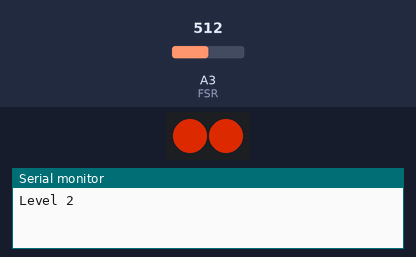
Recording of a sketch running on a simulated Arduino Nano, built with avr-gcc and run on an emulated ATmega328P. Shown: 2 RGB LEDs in strip order, left to right, the last lines printed to the serial monitor. The inputs (shaded band) are chosen by the test bench; at power-on: A3 (FSR) = 512. Dim RGB values are drawn brighter than linear; the audio player accepts every command and is not drawn.

Above: at 3.2 s.
3.3 s: A3 (FSR) set to 900
At 3.7 s:
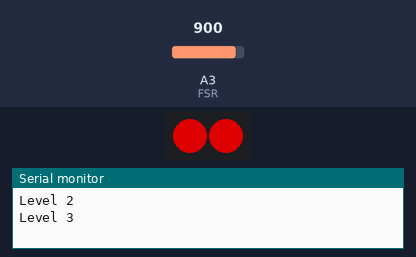
4.8 s: A3 (FSR) set to 76
6.3 s: A3 (FSR) set to 65
At 6.9 s:
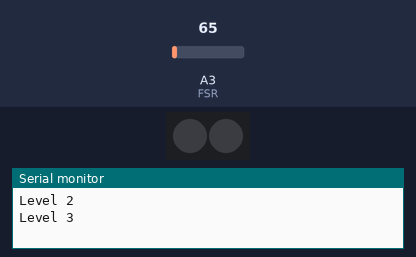
7.8 s: A3 (FSR) set to 94
9.3 s: A3 (FSR) set to 104
At 10.8 s:
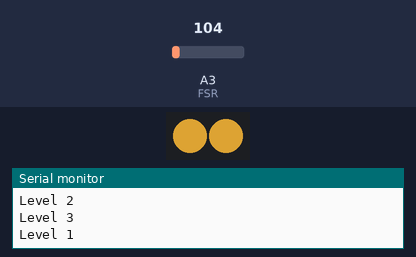
Timing chart, 0 to 11.8 s (numbered marks = the images above; inputs shaded):
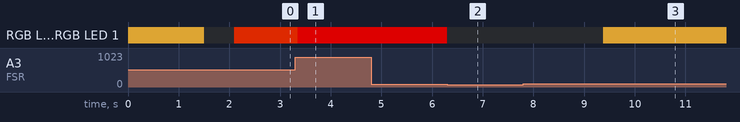

The sketch:

PumpkinLevels.ino
```cpp
// 3-level version: Arduino Nano + DFPlayer Mini + 2 NeoPixels.
// Harder presses play a higher-pitched, louder scream and shift the pixels from
// light yellow to dark red. The scream only plays while pressed and cuts out on release.
// SD card: /mp3/0001.mp3 (level 1) to /mp3/0003.mp3 (level 3), made by tools/make_scream_mp3s.py.

#include <DFRobotDFPlayerMini.h>
#include <SoftwareSerial.h>
#include <Adafruit_NeoPixel.h>

#define FSR A3
#define PIXEL_PIN 2
#define NUM_PIXELS 2

// Set to true and open the Serial Monitor (9600 baud) to see raw FSR readings while tuning.
#define CALIBRATE false

// Raw analogRead() value needed to reach scream level 1, 2 and 3
// (FSR fed from 5V with a 3.3k pull-down). Retune with CALIBRATE.
const int LEVEL_THRESHOLD[3] = {100, 400, 750};
// Below this the press counts as released and the scream cuts out.
const int RELEASE_THRESHOLD = 70;
// DFPlayer volume (0-30) for each level.
const byte LEVEL_VOLUME[3] = {25, 27, 30};
// Pixel colour at each level, blended in between: light yellow, orange, dark red.
const byte LEVEL_COLOR[3][3] = {{255, 190, 60}, {255, 70, 0}, {255, 0, 0}};
const byte PIXEL_BRIGHTNESS = 150;

// Squeezing harder mid-scream restarts it at the higher level (it never drops back down).
const bool ESCALATE = true;
// How long a new press gets to reach its peak before a level is picked, so a hard
// slap goes straight to level 3 instead of starting at level 1.
const unsigned long ATTACK_MS = 40;
// Shortest gap between restarts while escalating, so the DFPlayer isn't flooded with commands.
const unsigned long MIN_SWITCH_MS = 150;

SoftwareSerial mySerial(8, 9);
DFRobotDFPlayerMini myDFPlayer;
Adafruit_NeoPixel pixels(NUM_PIXELS, PIXEL_PIN, NEO_GRB + NEO_KHZ800);
byte level;  // 0 = quiet, 1-3 = screaming at that level
byte currentVolume;
unsigned long levelStartedAt;
unsigned long lastPrint;
uint32_t shownColor;

void setup() {
  level = 0;
  pinMode(FSR, INPUT);
  pixels.begin();
  pixels.setBrightness(PIXEL_BRIGHTNESS);
  pixels.show();
  shownColor = 0;
  Serial.begin(9600);
  mySerial.begin(9600);

  // On battery the DFPlayer powers up together with the Nano and needs a moment to
  // read the SD card. Glow light yellow meanwhile so you can see it's switched on.
  showColor(colorFor(0));
  delay(1500);
  showColor(0);

  if (!myDFPlayer.begin(mySerial, /*isACK = */false, /*doReset = */false)) {  //Use serial to communicate with mp3.
    Serial.println(F("Unable to begin:"));
    Serial.println(F("1.Please recheck the connection!"));
    Serial.println(F("2.Please insert the SD card!"));
    while(true){
      delay(0); // Code to compatible with ESP8266 watch dog.
    }
  }

  currentVolume = LEVEL_VOLUME[0];
  myDFPlayer.volume(currentVolume);
}

void loop() {
  int force = readForce();
  if (CALIBRATE && millis() - lastPrint >= 50) {
    Serial.println(force);
    lastPrint = millis();
  }

  if (level == 0) {
    if (force >= LEVEL_THRESHOLD[0]) {
      unsigned long pressedAt = millis();
      while (millis() - pressedAt < ATTACK_MS) {
        int reading = readForce();
        if (reading > force) force = reading;
      }
      startScream(levelFor(force));
    }
  } else if (force < RELEASE_THRESHOLD) {
    stopScream();
  } else if (ESCALATE && levelFor(force) > level && millis() - levelStartedAt >= MIN_SWITCH_MS) {
    startScream(levelFor(force));
  }

  if (level > 0) {
    // Never show a colour below the level that's playing.
    showColor(colorFor(force > LEVEL_THRESHOLD[level - 1] ? force : LEVEL_THRESHOLD[level - 1]));
  }
  delay(5);
}

// Average a few readings to steady the FSR.
int readForce() {
  int total = 0;
  for (byte i = 0; i < 4; i++) {
    total += analogRead(FSR);
  }
  return total / 4;
}

byte levelFor(int force) {
  byte n = 1;
  while (n < 3 && force >= LEVEL_THRESHOLD[n]) {
    n++;
  }
  return n;
}

void startScream(byte newLevel) {
  if (LEVEL_VOLUME[newLevel - 1] != currentVolume) {
    currentVolume = LEVEL_VOLUME[newLevel - 1];
    myDFPlayer.volume(currentVolume);
  }
  myDFPlayer.playMp3Folder(newLevel);  // /mp3/000N.mp3, picked by name rather than SD copy order
  level = newLevel;
  levelStartedAt = millis();
  Serial.print(F("Level "));
  Serial.println(level);
}

void stopScream() {
  myDFPlayer.stop();
  level = 0;
  showColor(0);
}

uint32_t colorFor(int force) {
  if (force >= LEVEL_THRESHOLD[2]) {
    return pixels.Color(LEVEL_COLOR[2][0], LEVEL_COLOR[2][1], LEVEL_COLOR[2][2]);
  }
  byte i = force >= LEVEL_THRESHOLD[1] ? 1 : 0;
  long span = LEVEL_THRESHOLD[i + 1] - LEVEL_THRESHOLD[i];
  long into = constrain(force - LEVEL_THRESHOLD[i], 0, span);
  const byte *from = LEVEL_COLOR[i];
  const byte *to = LEVEL_COLOR[i + 1];
  return pixels.Color(mix(from[0], to[0], into, span), mix(from[1], to[1], into, span), mix(from[2], to[2], into, span));
}

byte mix(byte from, byte to, long into, long span) {
  return from + (to - from) * into / span;
}

void showColor(uint32_t color) {
  if (color == shownColor) return;
  pixels.fill(color);
  pixels.show();
  shownColor = color;
}
```

Measured:
- the behaviour switches between 70 and 69 on A3 (FSR) (found by bisection; images 1 and 2)
- the behaviour switches between 99 and 100 on A3 (FSR) (found by bisection; images 2 and 3)
- after the input at 3.3 s, RGB LED 0, RGB LED 1: RGB(150, 28, 0) → RGB(150, 0, 0) at once
- after the input at 4.8 s, every drawn part: stays the same
- after the input at 6.3 s, RGB LED 0, RGB LED 1: RGB(150, 0, 0) → off at once
- after the input at 7.8 s, every drawn part: stays the same
- after the input at 9.3 s, RGB LED 0, RGB LED 1: off → RGB(150, 111, 35) after 0.08 s
